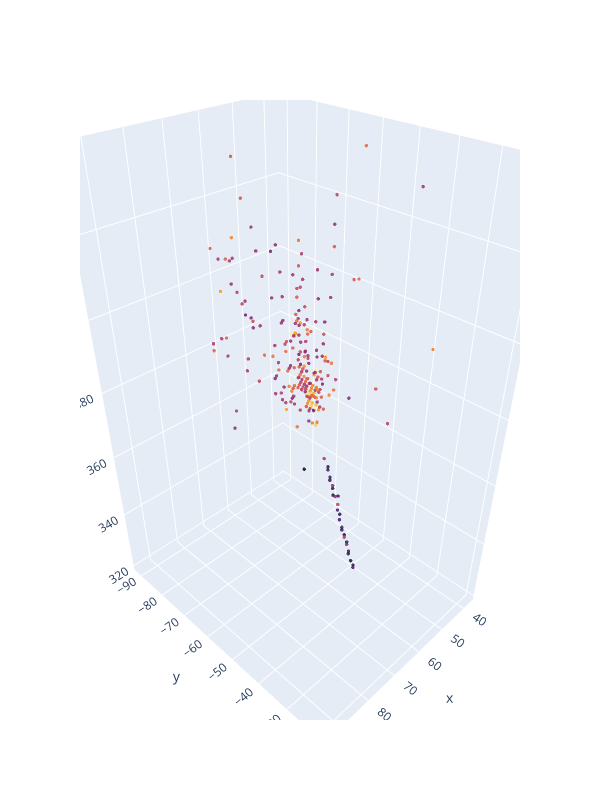

Notebook code for this chart:
### Code cell
event = 19

trace0 = go.Scatter3d(
    x = x_true[event],
    y = y_true[event],
    z = z_true[event],
    mode = "markers",
    marker = {
        "size":2,
        "opacity":0.8,
        # "color":"red"
        "color":np.log(energy_true[event]),
        "colorscale":"Inferno"
    }
)
trace1 = go.Scatter3d(
    x = x_pred[event],
    y = y_pred[event],
    z = z_pred[event],
    mode = "markers",
    marker = {
        "size":2,
        "opacity":0.8,
        # "color":"red"
        "color":np.log(energy_pred[event]),
        "colorscale":"Inferno"
    }
)


plot_figure = go.Figure()
plot_figure.update_layout(
    autosize=False,
    width=600,
    height=800,
)
plot_figure.add_trace(trace1)

### Figure 1 — Plotly figure (JSON) as saved in the notebook; plotly's stock layout.template omitted (floating-point values rounded to 4 significant figures; data arrays with more than 128 entries replaced by an {"elided": "..."} marker saying what was removed)
{"data": [{"marker": {"color": {"elided": "237 float values"}, "colorscale": [[0, "#000004"], [0.1111, "#1b0c41"], [0.2222, "#4a0c6b"], [0.3333, "#781c6d"], [0.4444, "#a52c60"], [0.5556, "#cf4446"], [0.6667, "#ed6925"], [0.7778, "#fb9b06"], [0.8889, "#f7d13d"], [1, "#fcffa4"]], "opacity": 0.8, "size": 2}, "mode": "markers", "type": "scatter3d", "x": {"elided": "237 float values"}, "y": {"elided": "237 float values"}, "z": {"elided": "237 int values"}}], "layout": {"autosize": false, "height": 800, "width": 600}}
